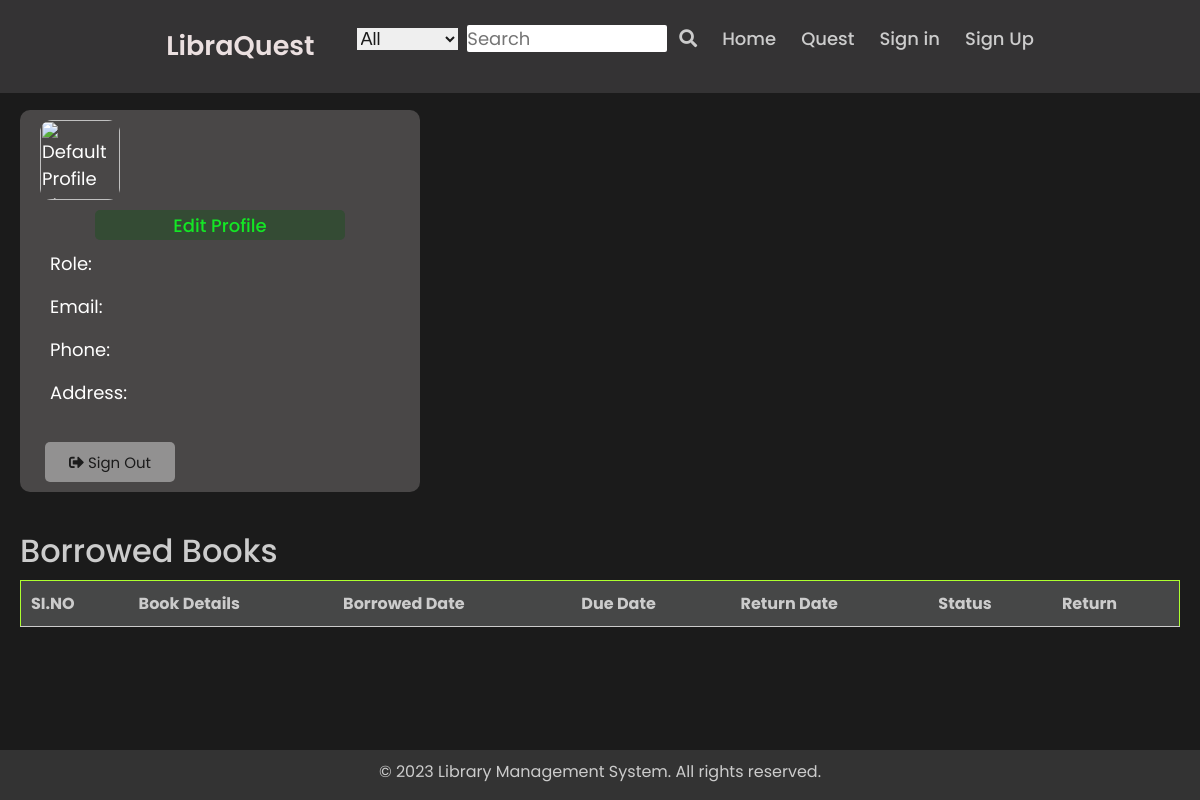
The app's page /profile/user_profile/Irshad_123/, older data.
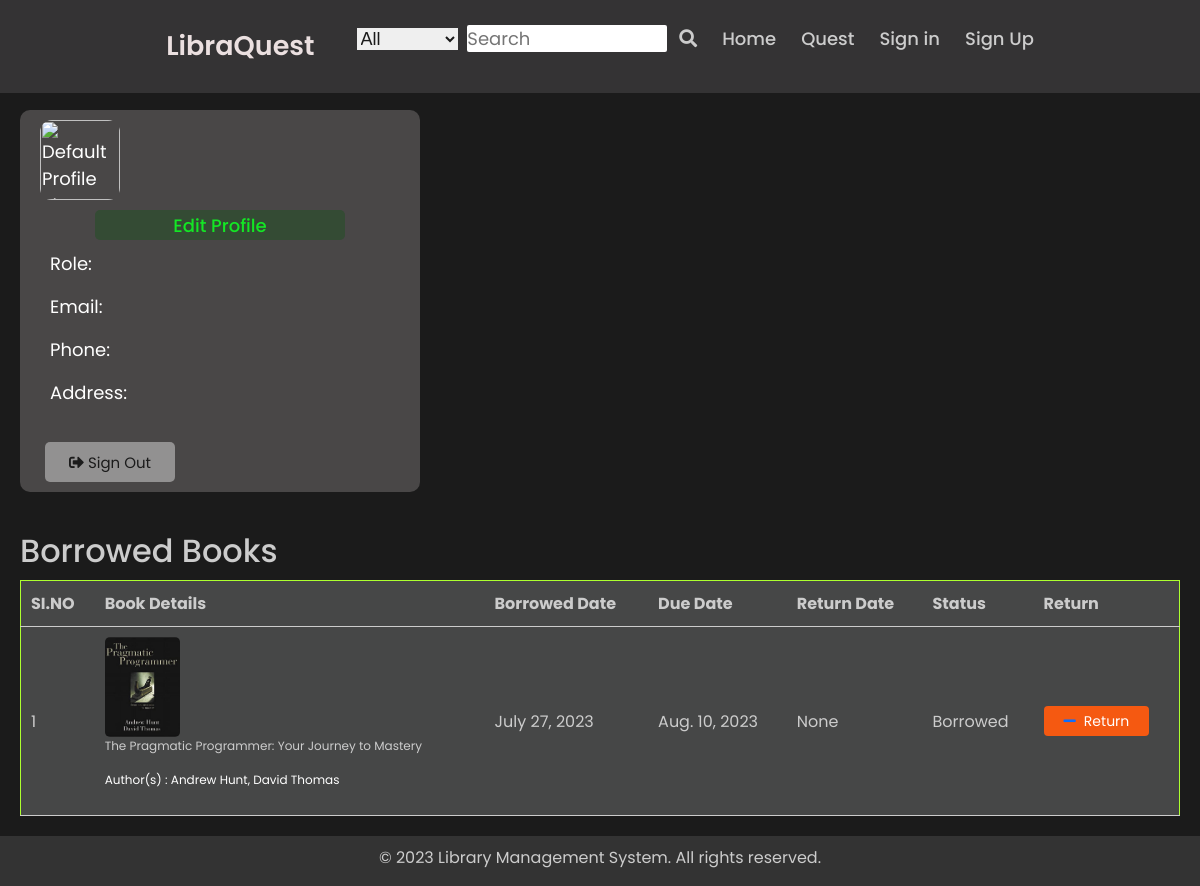
The same page, newer data.
### my_app/models.py (models this page shows, shortened)
class Borrowings(models.Model):
    STATUS_CHOICES = (
        ('Borrowed', 'Borrowed'),
        ('Returned', 'Returned'),
        ('Overdue', 'Overdue'),
    )
    member = models.ForeignKey(Member , on_delete=models.CASCADE)
    book = models.ForeignKey(Books , on_delete=models.CASCADE)
    borrowed_date = models.DateField(default=date.today())
    due_date = models.DateField()
    return_date = models.DateField(null=True , blank=True)
    fine_amount = models.DecimalField(max_digits=8, decimal_places=2, null=True,blank=True)
    status = models.CharField(max_length=50,choices=STATUS_CHOICES,default="None")

class Books(models.Model):
    title = models.TextField(null=False)
    author_name = models.CharField(max_length=50)
    isbn = models.CharField(max_length=20)
    publisher = models.CharField(max_length=200,null=True,blank=True)
    publication = models.DateField()
    edition = models.IntegerField(null=True , blank=True)
    availability = models.CharField(max_length=10,default='No')
    cover_image = models.ImageField(upload_to="book_covers/")
    book_file = models.FileField(upload_to="books/",blank=True , null=True)
    copies_available = models.IntegerField(null=True,blank=True,default=2)

### user_profile/views.py (the view)
# urls.py: path('profile/', include("user_profile.urls"))
def user_profile(request , username ):
    try :
        member = Member.objects.get(user__username=username)
    except Member.DoesNotExist:
        user = RegisterModel.objects.get(username=username)
        member = Member.objects.create(user=user, address=user.address ,phone=user.phone)
    borrowings = member.borrowings_set.all()
    return render(request, 'profile/user_profile.html', {
        'user': request.user , 'borrowings' : borrowings
    })

### user_profile/templates/profile/user_profile.html (shortened to what this page needs)
<link rel="stylesheet" href="https://cdn.jsdelivr.net/npm/bootstrap@5.3.0/dist/css/bootstrap.min.css">
{% extends 'forms/base.html' %}
{% load static %}
{% block content %}
    <main>
        <div class="component">
            <div class="user">
                <div class="profile-picture">
                    {% if user.profile_image.url %}
                        <img src="{{ user.profile_image.url }}" alt="Profile Picture">
                    {% else %}
                        <img src="{{ user.profile_image.url }}" alt="Default Profile Picture">
                    {% endif %}
                </div>
            </div>
            <div class="edit-btn">
                <button id="b1">Edit Profile</button>
            </div>
            <div class="user-info">
                <p>Role: {{ user.role }}</p>
                <p>Email: {{ user.email }}</p>
                <p>Phone: {{ user.phone }}</p>
                <p>Address: {{ user.address }}</p>
            </div>
            <div class="actions">
                <button class="btn btn-primary" id="b2"><i class="fas fa-sign-out-alt"></i> Sign Out</button>
            </div>
        </div>
        {% if borrowings %}
        <div class="activity book-details">
            <h2>Borrowed Books</h2>
            <table>
                <tr>
                    <th>SI.NO</th>
                    <th>Book Details</th>
                    <th>Borrowed Date</th>
                    <th>Due Date</th>
                    <th>Return Date</th>
                    <th>Status</th>
                    <th>Return</th>
                </tr>
                {% for borrowing in borrowings %}
                    {% if borrowing.status == 'Borrowed' %}
                    <tr>
                        <td>{{ forloop.counter }}</td>
                        <td>
                            <div class="cover-image">
                                <img src= "{{ borrowing.book.cover_image.url }}" alt="Cover Image">
                            </div>
                            <p>{{ borrowing.book.title }}</p>
                            <p style="color:#fff">Author(s) : {{ borrowing.book.author_name }}</p>
                        </td>
                       <td>{{ borrowing.borrowed_date}}</td>
                       <td>{{ borrowing.due_date }}</td>
                       <td>{{ borrowing.return_date }}</td>
                       <td>{{ borrowing.status }}</td>
                       <td>
                        <button class="return-button">
                            <a href="{% url 'return_book' book_id=borrowing.book.id %}"><i class="fas fa-minus"></i></a> Return
                        </button>
                        </td>
                    </tr>
                    {% endif %}
                {% endfor %}
            </table>
        </div>
        {% endif %}
    </main>
{% endblock %}

Row changes from the older to the newer data that the page shows:
added Borrowings: book.cover_image (picture), book "The Pragmatic Programmer: Your Journey to Mastery", book.author_name "Andrew Hunt, David Thomas", borrowed_date "July 27, 2023", due_date "Aug. 10, 2023", return_date "None", status "Borrowed"
